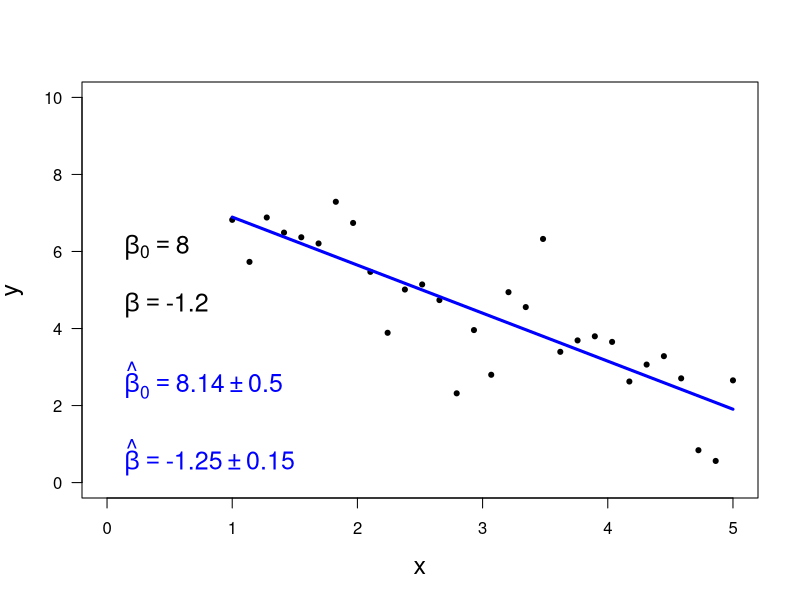

The R script that drew this image:
print('file: LS-example1.R')
print(date())
# generate artificial data & fit straight line; n=30
beta0 = 8; beta = -1.2 # true intercept & slope
sigma = 1;             # true standard deviation of normal noise
# ----------- generate data:
set.seed(1953)   # set seed for random number generators
n = 30           # sample size
dx = 4/(n-1); x = seq(1,5,dx); noise = sigma*rnorm(n)
y = beta0 + beta*x + noise
# ----------- fit straight line:
out1 = lm(y~x); out2 = summary(out1)
# Coefficients:
#                Estimate Std. Error t value Pr(>|t|)    
#  (Intercept)   8.1393     0.4953  16.433 6.52e-16 ***
#  x            -1.2469     0.1534  -8.128 7.54e-09 ***
b0 = out1$coefficients[1]; b = out1$coefficients[2]
ub0 = out2$coefficients[3]; ub = out2$coefficients[4]
res=out1$residuals
resSTD = (res-mean(res))/sd(res)  # standardize residuals
# ----------- plot: 
sflag = 2
if (sflag == 1) { # plot data
  # png('SLFn30data160925.png',width=16,height=16,units='cm',res=300)
  plot(x,y,type='p',lwd=4,col='black',cex=0.6,ylim=c(0,10),
       xlim=c(0,max(x)),xlab='x',ylab='y',las=1,cex.lab=1.5)
  # dev.off()
}
if (sflag == 2) { # data & fitted straight line
  # png('SLFn30estimates160925.png',width=16,height=16,units='cm',res=300)
  plot(x,y,type='p',lwd=3,col='black',cex=0.4,ylim=c(0,10),
       xlim=c(0,max(x)),xlab='x',ylab='y',las=1,cex.lab=1.5)
  xp = c(min(x),max(x))
  yp = out1$coefficients[1]+out1$coefficients[2]*xp
  lines(xp,yp,col='blue',lwd=3)
  xt = 0
  text(xt,6,bquote(~beta[0] == .(beta0)),col='black',pos=4,cex=1.5)
  text(xt,4.5,bquote(~beta == .(beta)),col='black',pos=4,cex=1.5)
  br = round(b,2); ubr = round(ub,2)
  text(xt,0.5,bquote(~hat(beta) == .(br) %+-% .(ubr)),col='blue',pos=4,cex=1.5)
  b0r = round(b0,2); ub0r = round(ub0,2)
  text(xt,2.5,bquote(~hat(beta)[0] == .(b0r) %+-% .(ub0r)),col='blue',pos=4,cex=1.5)
  # dev.off()
}
if (sflag == 3) { # plot residuals over x
  # png('SLFn30resx160925.png',width=16,height=16,units='cm',res=300)
  plot(x,res,type='p',lwd=4,col='blue',cex=0.6,
       xlim=c(0,max(x)),xlab='x',ylab='Residuals',las=1,cex.lab=1.5)
  abline(h=0,col='magenta',lty=2)
  # dev.off()
}
if (sflag == 4) { # histogram of residuals & KS-test
  # png('SLFn30reshist160925.png',width=16,height=16,units='cm',res=300)
  hist(res,col='blue',xlab='Residuals',las=1,main='',cex.lab=1.5)
  out3 = ks.test(resSTD,'pnorm')
  out4 = shapiro.test(resSTD)
  p = out3$p.value
  pS = out4$p.value
  text(-1.5,12,paste('p = ',as.character(round(pS,3))),col='blue',cex=1.5)
  text(-1.5,10,'(Shapiro-Wilk test)',col='blue',cex=1.5)
  text(2,12,paste('p = ',as.character(round(p,3))),col='blue',cex=1.5)
  text(2,10,'(KS test)',col='blue',cex=1.5)
  # dev.off()
}
if (sflag == 5) { # estimate of density of standardized residuals
  # png('SLFn30resdensity160925.png',width=16,height=16,units='cm',res=300)
  plot(density(resSTD,from=-3.5,to=3.5),type='l',lwd=3,col='blue',cex.lab=1.5,
       xlab='Residuals',ylab='Estimated density',main='',las=1,xlim=c(-3,3))
  # dev.off()
}
if (sflag == 6) { # estimate of density of standardized noise
  # png('SLFn30noisedensity160925.png',width=16,height=16,units='cm',res=300)
  noiseSTD = (noise-mean(noise))/sd(noise)
  plot(density(noiseSTD,from=-3.5,to=3.5),type='l',lwd=3,col='blue',cex.lab=1.5,
       xlab='Noise',ylab='Estimated density',main='',las=1,xlim=c(-3,3))
  # dev.off()
}
print('Test for homo- versus heteroskedasticity:')
# install.packages('car')
library(car) # contains ncvTest() = Score Test for Non-Constant Error Variance
pskedasticity = ncvTest(lm(y ~ x))$p; print(c(round(pskedasticity,4),'p(skedasticity)'))
print('Null hypothesis H0: residuals are homoskedastic')
if (pskedasticity >= 0.05) print('Do not reject H0 on significance level alpha=0.05')
if (pskedasticity < 0.05)  print('Reject H0 on significance level alpha=0.05')
# -----------------------------------------------------------------------------
# Results:
# "file: LS-example1.R"
# "Sat Dec 17 18:21:17 2022"
# "Test for homo- versus heteroskedasticity:"
# "0.5248"          "p(skedasticity)"
# "Null hypothesis H0: residuals are homoskedastic"
# "Do not reject H0 on significance level alpha=0.05"
# -----------------------------------------------------------------------------
